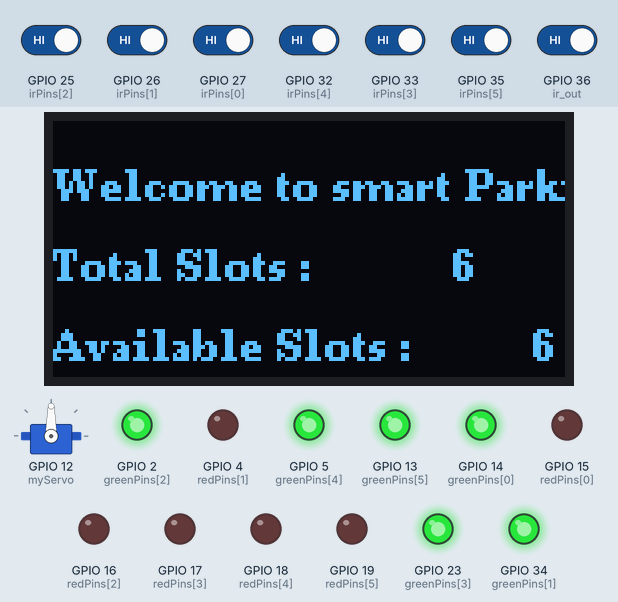
A sketch run on a simulated ESP32. On the bench: servo, 128×64 one-colour display, output pins drawn as LEDs (lit = HIGH). The inputs (shaded band) are chosen by the test bench; at power-on: GPIO 25 (irPins[2]), GPIO 26 (irPins[1]), GPIO 27 (irPins[0]), GPIO 32 (irPins[4]), GPIO 33 (irPins[3]), GPIO 35 (irPins[5]), GPIO 36 (ir_out) HIGH. WiFi joins after 1.5 s; servers stay silent unless stated; uploads are accepted with an empty reply; what the sketch prints to the serial monitor is not drawn.

Above: at 2.7 s.
2.8 s: GPIO 25 (irPins[2]) driven LOW
At 4.1 s:
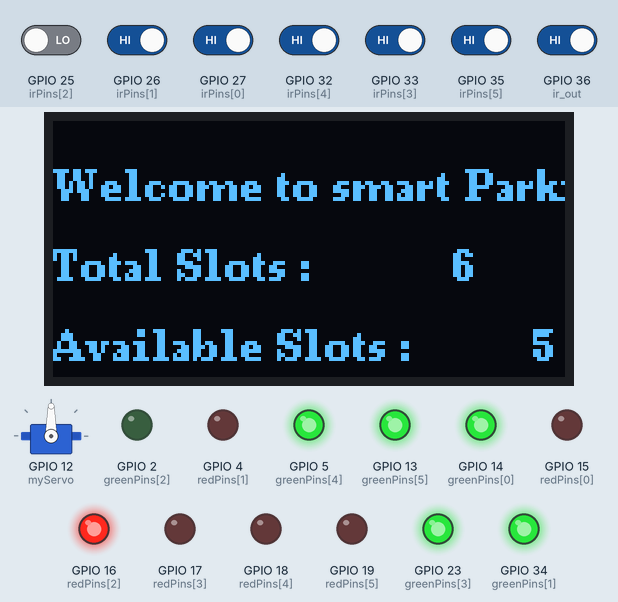
4.4 s: GPIO 26 (irPins[1]) driven LOW
At 4.8 s:
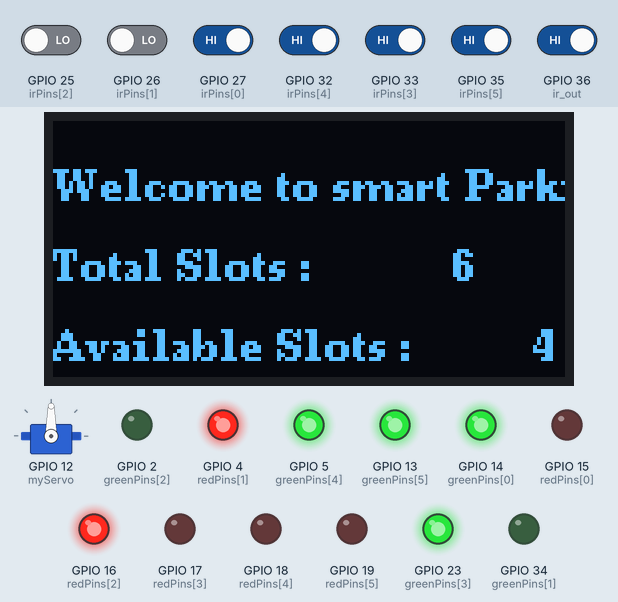
5.9 s: GPIO 27 (irPins[0]) driven LOW
At 6.4 s:
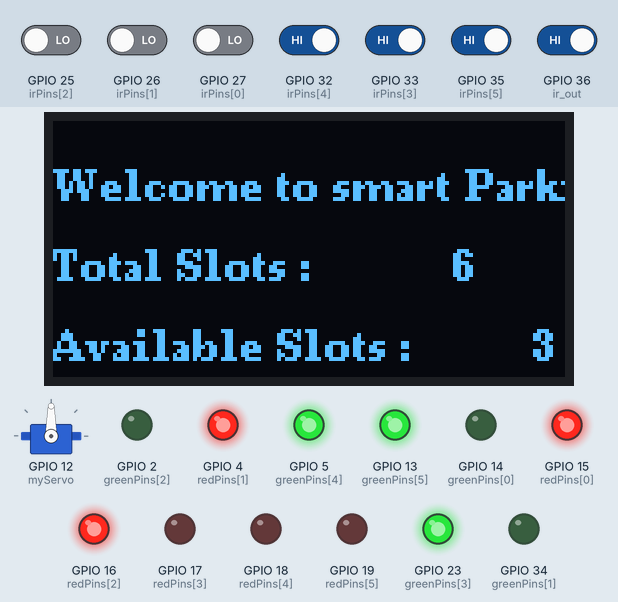
7.5 s: GPIO 32 (irPins[4]) driven LOW
At 8.0 s:
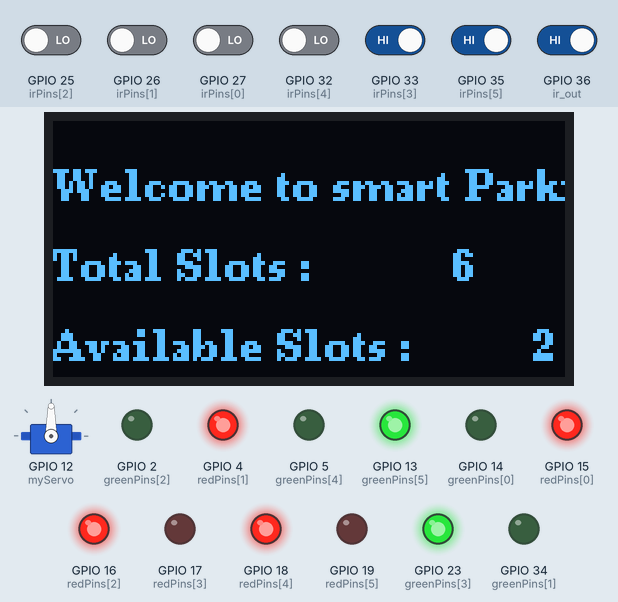
9.1 s: GPIO 33 (irPins[3]) driven LOW
At 9.6 s:
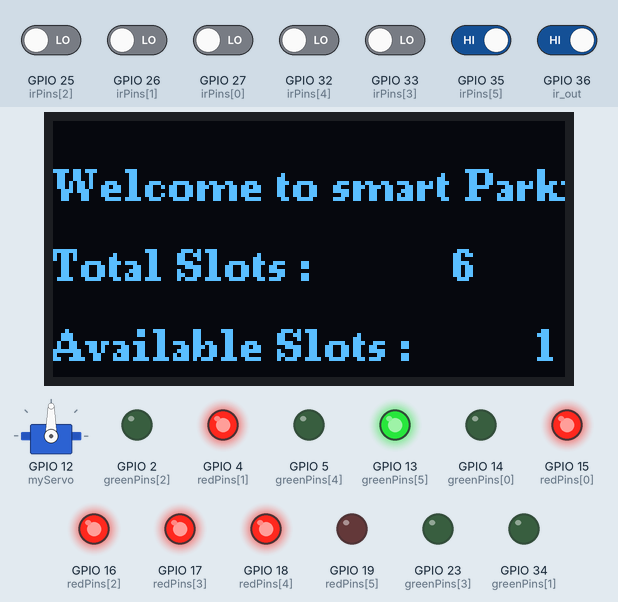
10.7 s: GPIO 35 (irPins[5]) driven LOW
At 12.2 s:
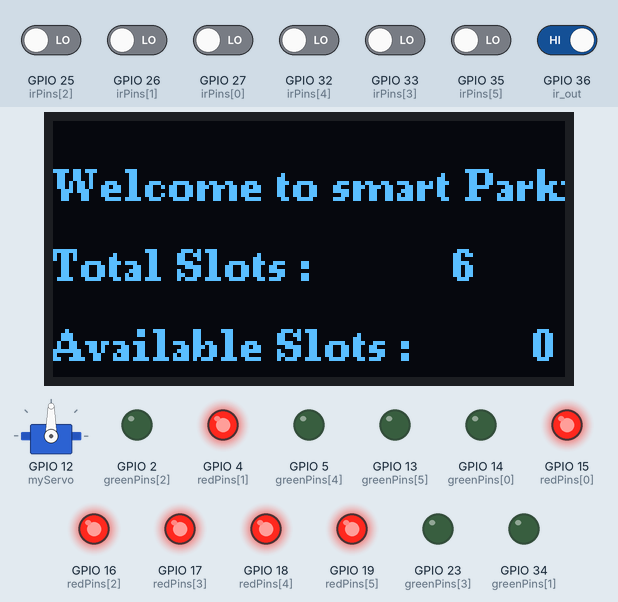
Timing chart, 0 to 13.3 s (numbered marks = the images above; inputs shaded):
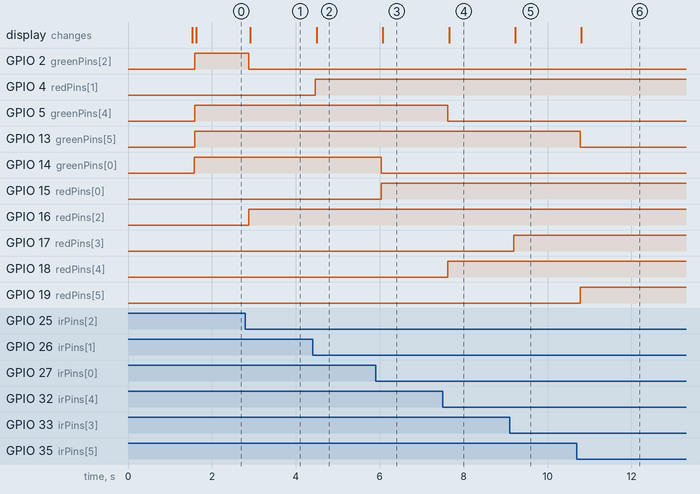

The sketch:

smart_parking_merging_with_NodeRed_3.0.ino
```cpp
#include <Wire.h>
#include <PN532_I2C.h>
#include <PN532.h>
#include <NfcAdapter.h>
#include <ESP32Servo.h>
#include <U8g2lib.h>
#include <WiFi.h>
#include <ArduinoOTA.h>
#include <HTTPClient.h>
#include <ArduinoJson.h>
const char* ssid = "eman's S24 Ultra";
const char* password = "12345678";
const char* serverUrl = "http://192.168.121.20:1880/slots";


Servo myServo;

PN532_I2C pn532_i2c(Wire);
NfcAdapter nfc = NfcAdapter(pn532_i2c);
String tagId = "None";
byte nuidPICC[4];
//U8G2_SH1106_128X64_NONAME_F_HW_I2C u8g2(U8G2_R0, /* reset=*/U8X8_PIN_NONE);
U8G2_SH1106_128X64_NONAME_F_HW_I2C u8g2(U8G2_R0, /* clock=*/22, /* data=*/21, /* reset=*/U8X8_PIN_NONE);

#define ir_out 36

#define NUM_SLOTS 6
const int irPins[NUM_SLOTS] = { 27, 26, 25, 33, 32, 35 };  // Example GPIOs for IR sensors

// ==== RGB LED Pins for Slots (Optional Enhancement) ====
//write the remaing pins
const int redPins[NUM_SLOTS] = { 15, 4, 16, 17, 18, 19 };
const int greenPins[NUM_SLOTS] = { 14, 34, 2, 23, 5, 13 };

// ==== Slot Status ====
bool slotOccupied[NUM_SLOTS] = { false, false, false, false, false, false };
int occupiedSlots = 0;


// Timing for non-blocking servo control
bool servoActive = false;
unsigned long servoActivatedTime = 0;
const unsigned long SERVO_DURATION = 5000;

void setup(void) {
  Serial.begin(115200);
  Serial.println("System initialized");

  for(int i=0; i < NUM_SLOTS; i++){
  pinMode(irPins[i], INPUT);
  pinMode(redPins[i], OUTPUT);
  pinMode(greenPins[i], OUTPUT);
  }
  pinMode(ir_out, INPUT);

  WiFi.begin(ssid, password);
  while (WiFi.status() != WL_CONNECTED) {
    delay(500);
    Serial.print(".");
  }
  Serial.println("\nWiFi Connected. IP: " + WiFi.localIP().toString());
  ArduinoOTA.setHostname("ESP-OTA");
  ArduinoOTA.begin();

  Wire.begin(21, 22);

  myServo.attach(12);

  Serial.print("servo is attached");

  u8g2.begin();
  u8g2.clearBuffer();
  u8g2.setFont(u8g2_font_ncenB08_tr);  // Choose a font
  nfc.begin();
}

void loop() {
  ArduinoOTA.handle();
  readNFC();
  occupiedSlots = 0;
  // Read IR sensor
  for (int i = 0; i < NUM_SLOTS; i++) {
    slotOccupied[i] = digitalRead(irPins[i]);
    if (slotOccupied[i] == false) {
      Serial.print("Object Detected at sensor ");
      Serial.print(i);
      Serial.println("!");
      occupiedSlots++;
      digitalWrite(redPins[i], HIGH);   // Turn ON red LED
      digitalWrite(greenPins[i], LOW);  // Turn OFF green LED
    } else {
      Serial.print("No Object Detected at sensor ");
      Serial.print(i);
      Serial.println(".");
      digitalWrite(redPins[i], LOW);     // Turn ON red LED
      digitalWrite(greenPins[i], HIGH);  // Turn OFF green LED
    }
  }
  int Total_slots = 6;
  int Avalible_Slots = Total_slots - occupiedSlots;
  u8g2.clearBuffer();
  u8g2.drawStr(0, 20, "Welcome to smart Parking");  // Line 1
  u8g2.drawStr(0, 40, "Total Slots : ");
  u8g2.setCursor(100, 40);  // Position to show Total Slots value
  u8g2.print(Total_slots);  // Display the total number of slots

  u8g2.drawStr(0, 60, "Available Slots : ");
  u8g2.setCursor(120, 60);     // Position to show Available Slots value
  u8g2.print(Avalible_Slots);  // Display the available slots

  u8g2.sendBuffer();  // Send the buffer to the display
/*
  if (!digitalRead(ir_out)){
    myServo.write(90);
    delay(5000);
    myServo.write(0);
  }*/

  if (!digitalRead(ir_out) && !servoActive) {
    Serial.println("hello ");
    myServo.write(90);
    servoActivatedTime = millis();
    servoActive = true;
  }

  // Check if servo should return
  if (servoActive && millis() - servoActivatedTime >= SERVO_DURATION) {
    myServo.write(0);
    servoActive = false;
  }

  senddata();
}

/*void readNFC() {
  if (nfc.tagPresent()) {
    NfcTag tag = nfc.read();
    tag.print();
    tagId = tag.getUidString();
    myServo.write(90);


    delay(5000);
    myServo.write(0);
  }
  delay(1000);
}*/

void readNFC() {
  static bool cardPreviouslyDetected = false;
  static unsigned long lastReadTime = 0;
  // Check every 300ms for performance
  if (millis() - lastReadTime < 300) return;
  lastReadTime = millis();
  if (nfc.tagPresent()) {
    if (!cardPreviouslyDetected) {  // Card just placed
      NfcTag tag = nfc.read();      // Blocking, but only called once per placement
      tag.print();
      tagId = tag.getUidString();
      myServo.write(90);
      servoActivatedTime = millis();
      servoActive = true;
      cardPreviouslyDetected = true;  // Mark as handled
    }
  } else {
    cardPreviouslyDetected = false;   // Card removed — allow next read
  }
}

void senddata(){
  // Build JSON
  StaticJsonDocument<200> doc;
  JsonArray slots = doc.createNestedArray("slots");
  for (int i = 0; i < NUM_SLOTS; i++) {
    slots.add(slotOccupied[i] ? 1 : 0);
  }

  String jsonPayload;
  serializeJson(doc, jsonPayload);
  Serial.println("Sending JSON: " + jsonPayload);

  // Send HTTP POST
  if (WiFi.status() == WL_CONNECTED) {
    HTTPClient http;
    http.begin(serverUrl);
    http.addHeader("Content-Type", "application/json");

    int httpResponseCode = http.POST(jsonPayload);
    if (httpResponseCode > 0) {
      String response = http.getString();
      Serial.println("POST success: " + String(httpResponseCode));
    } else {
      Serial.println("POST failed, error: " + http.errorToString(httpResponseCode));
    }
    http.end();
  } else {
    Serial.println("WiFi disconnected");
  }
}
```

Measured:
- after the input at 2.8 s, GPIO 2 (greenPins[2]): HIGH → LOW after 0.08 s; GPIO 16 (redPins[2]): LOW → HIGH after 0.08 s; the display: changes after 0.11 s (image 1)
- after the input at 4.4 s, GPIO 4 (redPins[1]): LOW → HIGH after 0.06 s; GPIO 34 (greenPins[1]): HIGH → LOW after 0.06 s; the display: changes after 0.10 s (image 2)
- after the input at 5.9 s, GPIO 14 (greenPins[0]): HIGH → LOW after 0.14 s; GPIO 15 (redPins[0]): LOW → HIGH after 0.14 s; the display: changes after 0.17 s (image 3)
- after the input at 7.5 s, GPIO 5 (greenPins[4]): HIGH → LOW after 0.12 s; GPIO 18 (redPins[4]): LOW → HIGH after 0.12 s; the display: changes after 0.15 s (image 4)
- after the input at 9.1 s, GPIO 17 (redPins[3]): LOW → HIGH after 0.10 s; GPIO 23 (greenPins[3]): HIGH → LOW after 0.10 s; the display: changes after 0.13 s (image 5)
- after the input at 10.7 s, GPIO 13 (greenPins[5]): HIGH → LOW after 0.08 s; GPIO 19 (redPins[5]): LOW → HIGH after 0.08 s; the display: changes after 0.10 s (image 6)
